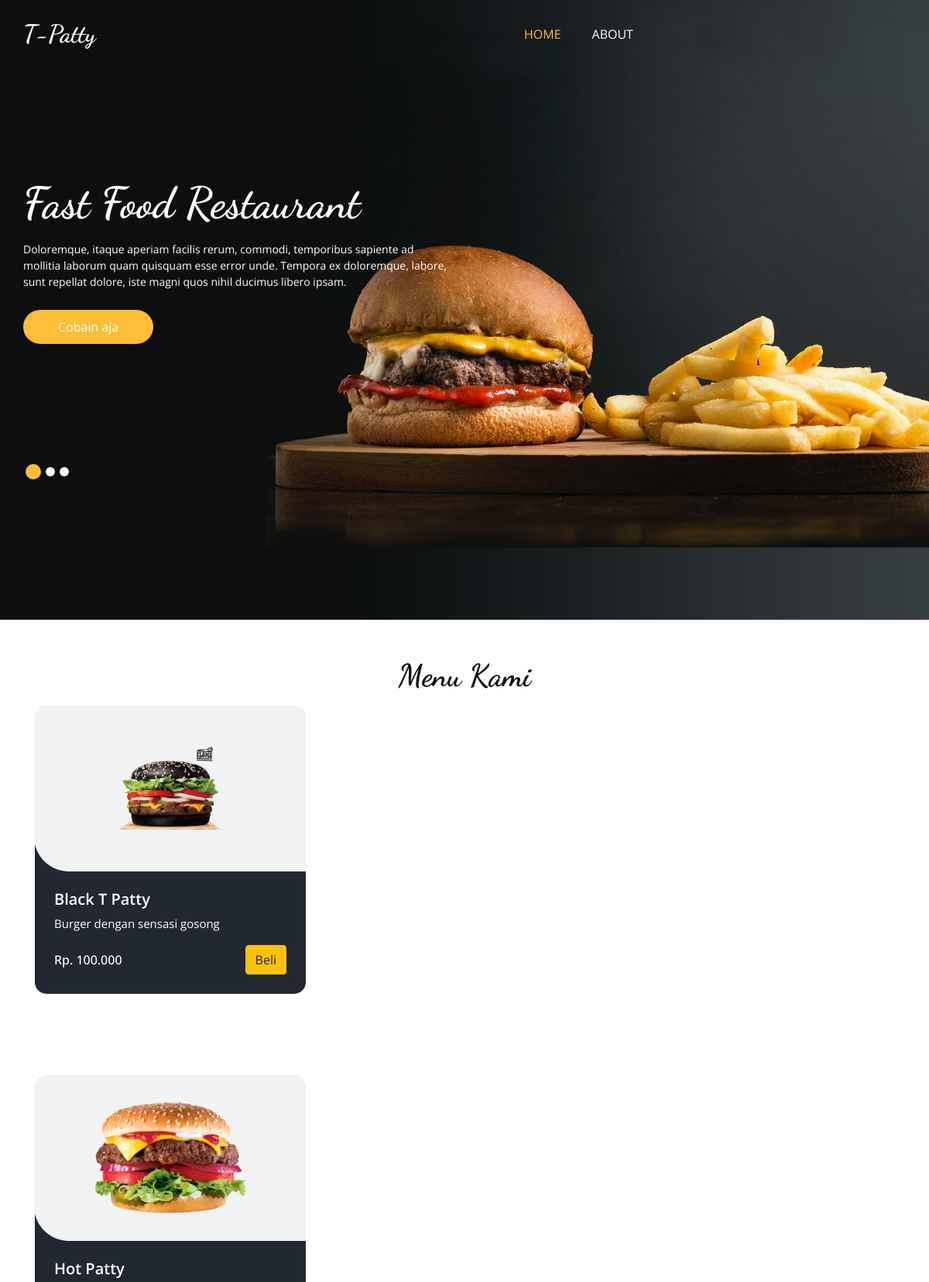
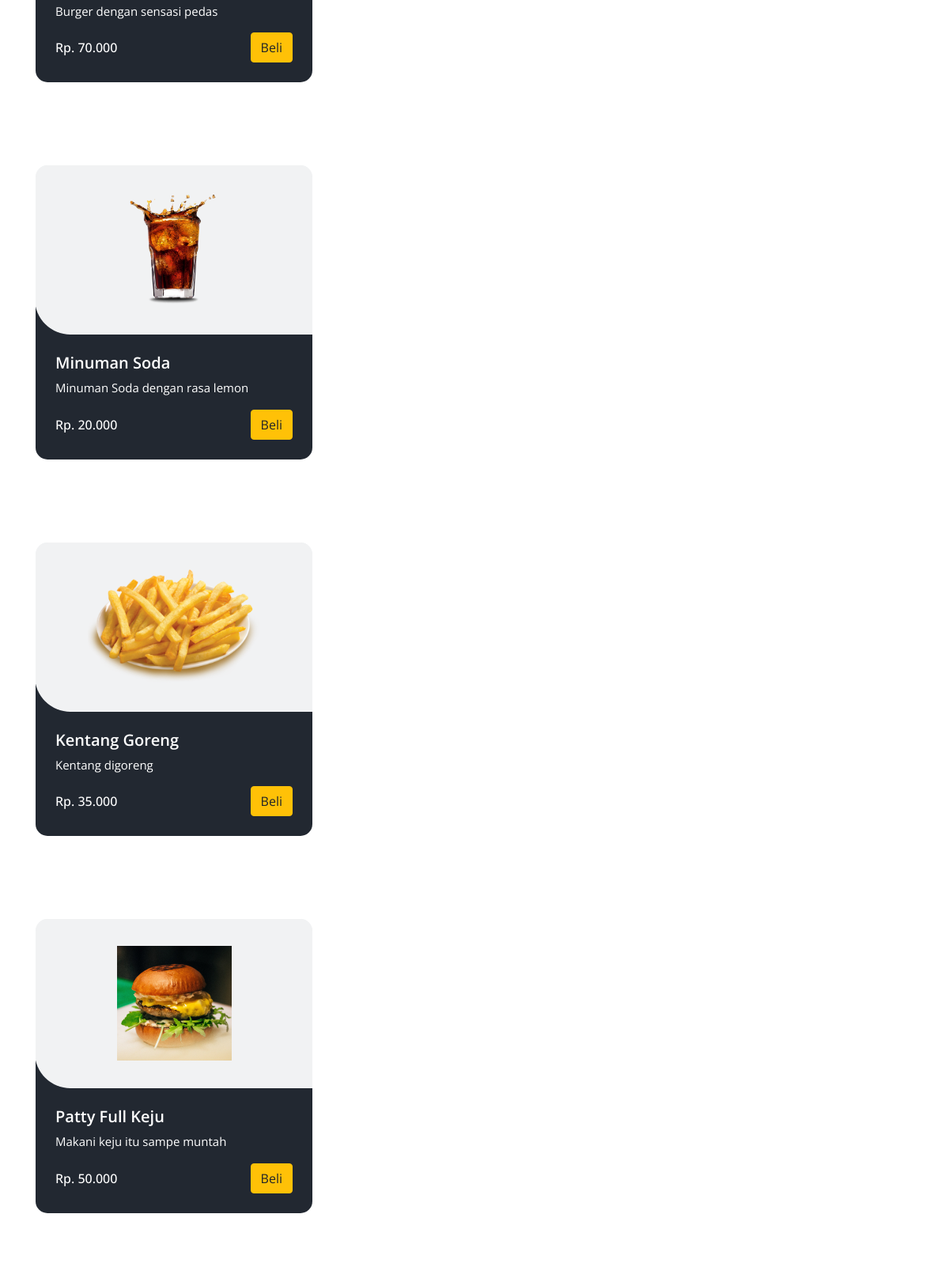
The page / (upper part) on the database its author committed (2 pictures, top to bottom).
### tables this page shows
CREATE TABLE `produk` (
  `id_produk` int(11) NOT NULL,
  `id_kategori` int(11) DEFAULT NULL,
  `id_produksi` int(11) DEFAULT NULL,
  `nama_produk` varchar(100) NOT NULL,
  `deskripsi_produk` text DEFAULT NULL,
  `harga` double(10,2) NOT NULL,
  `gambar` varchar(255) NOT NULL
);

### index.php (the view, shortened to what this page needs)
<html>
  <head>
    <link rel="stylesheet" type="text/css" href="css/bootstrap.css" />
    <link
      rel="stylesheet"
      type="text/css"
      href="https://cdnjs.cloudflare.com/ajax/libs/OwlCarousel2/2.3.4/assets/owl.carousel.min.css"
    />
    <link
      rel="stylesheet"
      href="https://cdnjs.cloudflare.com/ajax/libs/jquery-nice-select/1.1.0/css/nice-select.min.css"
    />
    <link href="css/font-awesome.min.css" rel="stylesheet" />
    <link href="css/style.css" rel="stylesheet" />
    <link href="css/responsive.css" rel="stylesheet" />
  </head>
  <body>
    <div class="hero_area">
      <div class="bg-box">
        <img src="images/hero-bg.jpg" alt="" />
      </div>
      <header class="header_section">
        <div class="container">
          <nav class="navbar navbar-expand-lg custom_nav-container">
            <a class="navbar-brand" href="index.php">
              <span> T-Patty </span>
            </a>
            <?php
              include 'admin/koneksi.php';
              $query = mysqli_query($conn, "SELECT * from produk;");
              ?>
            <div class="collapse navbar-collapse" id="navbarSupportedContent">
              <ul class="navbar-nav mx-auto">
                <li class="nav-item active">
                  <a class="nav-link" href="index.php"
                    >Home <span class="sr-only">(current)</span></a
                  >
                </li>
                <li class="nav-item">
                  <a class="nav-link" href="about.php">About</a>
                </li>
              </ul>
            </div>
          </nav>
        </div>
      </header>
      <section class="slider_section">
        <div id="customCarousel1" class="carousel slide" data-ride="carousel">
          <div class="carousel-inner">
            <div class="carousel-item active">
              <div class="container">
                <div class="row">
                  <div class="col-md-7 col-lg-6">
                    <div class="detail-box">
                      <h1>Fast Food Restaurant</h1>
                      <p>
                        Doloremque, itaque aperiam facilis rerum, commodi,
                        temporibus sapiente ad mollitia laborum quam quisquam
                        esse error unde. Tempora ex doloremque, labore, sunt
                        repellat dolore, iste magni quos nihil ducimus libero
                        ipsam.
                      </p>
                      <div class="btn-box">
                        <a href="" class="btn1"> Cobain aja </a>
                      </div>
                    </div>
                  </div>
                </div>
              </div>
            </div>
          </div>
          <div class="container">
            <ol class="carousel-indicators">
              <li
                data-target="#customCarousel1"
                data-slide-to="0"
                class="active"
              ></li>
              <li data-target="#customCarousel1" data-slide-to="1"></li>
              <li data-target="#customCarousel1" data-slide-to="2"></li>
            </ol>
          </div>
        </div>
      </section>
    </div>
    <div class="heading_container heading_center mt-5">
          <h2>Menu Kami</h2>
        </div>
    <?php
              if (mysqli_num_rows($query) > 0) {
              while ($data = mysqli_fetch_array($query)) {
              if ($data["id_produk"] > '0') {
          ?>
    <div class="food_section layout_padding-bottom">
      <div class="container">
            <div class="col-sm-6 col-lg-4 all">
              <div class="box">
                <div>
                  <div class="img-box">
                  <img src="<?php echo $data["gambar"] ?>" alt="">
                  </div>
                  <div class="detail-box">
                    <h5>
                    <?php echo $data["nama_produk"] ?>
                    </h5>
                    <p>
                    <?php echo $data["deskripsi_produk"] ?>
                    </p>
                    <div class="options">
                      <h6>
                      <?php echo "Rp. " . number_format($data["harga"],0,',','.');?>
                      </h6>
                      <button type="button" class="btn btn-warning">
                        Beli
                      </button>
                    </div>
                  </div>
                </div>
              </div>
            </div>
          </div>
        </div>
<?php
                }}
              }?>
  </body>
</html>

### css/style.css (style rules this page uses)
body { font-family: "Open Sans", sans-serif; color: #0c0c0c; background-color: #ffffff; overflow-x: hidden; }
.layout_padding-bottom { padding-bottom: 90px; }
h1, h2 { font-family: "Dancing Script", cursive; }
.heading_container { display: -webkit-box; display: -ms-flexbox; display: flex; -webkit-box-orient: vertical; -webkit-box-direction: normal; -ms-flex-direction: column; flex-direction: column; -webkit-box-align: start; -ms-flex-align: start; align-items: flex-start; }
.heading_container h2 { position: relative; margin-bottom: 0; font-size: 2.5rem; font-weight: bold; }
.heading_container.heading_center { -webkit-box-align: center; -ms-flex-align: center; align-items: center; text-align: center; }
a, a:hover, a:focus { text-decoration: none; }
.btn, .btn:focus { outline: none !important; -webkit-box-shadow: none; box-shadow: none; }
.hero_area { position: relative; min-height: 100vh; display: -webkit-box; display: -ms-flexbox; display: flex; -webkit-box-orient: vertical; -webkit-box-direction: normal; -ms-flex-direction: column; flex-direction: column; }
.bg-box { position: absolute; top: 0; left: 0; width: 100%; height: 100%; }
.bg-box img { width: 100%; height: 100%; -o-object-fit: cover; object-fit: cover; }
.header_section { padding: 15px 0; }
.navbar-brand { font-family: "Dancing Script", cursive; }
.navbar-brand span { font-weight: bold; font-size: 32px; color: #ffffff; }
.custom_nav-container { padding: 0; }
.custom_nav-container .navbar-nav { padding-left: 18%; }
.custom_nav-container .navbar-nav .nav-item .nav-link { padding: 5px 20px; color: #ffffff; text-align: center; text-transform: uppercase; border-radius: 5px; -webkit-transition: all 0.3s; transition: all 0.3s; }
.custom_nav-container .navbar-nav .nav-item:hover .nav-link, .custom_nav-container .navbar-nav .nav-item.active .nav-link { color: #ffbe33; }
.slider_section { -webkit-box-flex: 1; -ms-flex: 1; flex: 1; display: -webkit-box; display: -ms-flexbox; display: flex; -webkit-box-align: center; -ms-flex-align: center; align-items: center; position: relative; padding: 45px 0 75px 0; }
.slider_section .row { -webkit-box-align: center; -ms-flex-align: center; align-items: center; }
.slider_section #customCarousel1 { width: 100%; position: unset; }
.slider_section .detail-box { color: #ffffff; margin-bottom: 145px; }
.slider_section .detail-box h1 { font-size: 3.5rem; font-weight: bold; margin-bottom: 15px; }
.slider_section .detail-box p { font-size: 14px; }
.slider_section .detail-box a { display: inline-block; padding: 10px 45px; background-color: #ffbe33; color: #ffffff; border-radius: 45px; -webkit-transition: all 0.3s; transition: all 0.3s; border: none; margin-top: 10px; }
.slider_section .carousel-indicators { position: unset; margin: 0; -webkit-box-pack: start; -ms-flex-pack: start; justify-content: flex-start; -webkit-box-align: center; -ms-flex-align: center; align-items: center; }
.slider_section .carousel-indicators li { background-color: #ffffff; width: 12px; height: 12px; border-radius: 100%; opacity: 1; }
.slider_section .carousel-indicators li.active { width: 20px; height: 20px; background-color: #ffbe33; }
.food_section .box { position: relative; margin-top: 15px; background-color: #ffffff; border-radius: 5px; color: #ffffff; border-radius: 15px; overflow: hidden; background: linear-gradient(to bottom, #f1f2f3 25px, #222831 25px); }
.food_section .box .img-box { background: #f1f2f3; display: -webkit-box; display: -ms-flexbox; display: flex; -webkit-box-pack: center; -ms-flex-pack: center; justify-content: center; -webkit-box-align: center; -ms-flex-align: center; align-items: center; height: 215px; border-radius: 0 0 0 45px; margin: -1px; padding: 25px; }
.food_section .box .img-box img { max-width: 100%; max-height: 145px; -webkit-transition: all 0.2s; transition: all 0.2s; }
.food_section .box .detail-box { padding: 25px; }
.food_section .box .detail-box h5 { font-weight: 600; }
.food_section .box .detail-box p { font-size: 15px; }
.food_section .box .detail-box h6 { margin-top: 10px; }
.food_section .box .options { display: -webkit-box; display: -ms-flexbox; display: flex; -webkit-box-pack: justify; -ms-flex-pack: justify; justify-content: space-between; }

### css/responsive.css (style rules this page uses)
@media (min-width: 1200px) { .container { max-width: 1170px; } }

### rows shown on the page
produk: gambar (picture), nama_produk "Black T Patty", deskripsi_produk "Burger dengan sensasi gosong", harga "100.000"
produk: gambar (picture), nama_produk "Hot Patty", deskripsi_produk "Burger dengan sensasi pedas", harga "70.000"
produk: gambar (picture), nama_produk "Minuman Soda", deskripsi_produk "Minuman Soda dengan rasa lemon", harga "20.000"
produk: gambar (picture), nama_produk "Kentang Goreng", deskripsi_produk "Kentang digoreng", harga "35.000"
produk: gambar (picture), nama_produk "Patty Full Keju", deskripsi_produk "Makani keju itu sampe muntah", harga "50.000"
